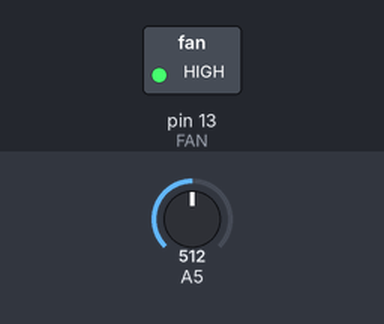
This sketch was run on a simulated Arduino Uno, built with avr-gcc and run on an emulated ATmega328P. On the bench: switched loads named in the sketch (green lamp = pin HIGH). The test bench sets the inputs (shaded band); at power-on: A5 = 512. What the sketch prints to the serial monitor is not drawn.

Above: at 1.3 s.
1.4 s: A5 set to 702
3.2 s: A5 set to 733
At 4.8 s:
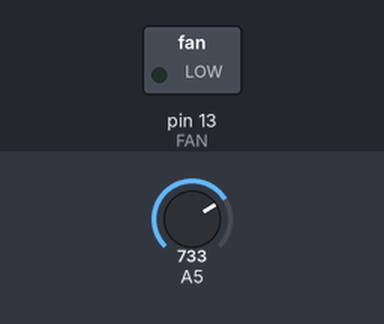
6.2 s: A5 set to 716
At 7.0 s:
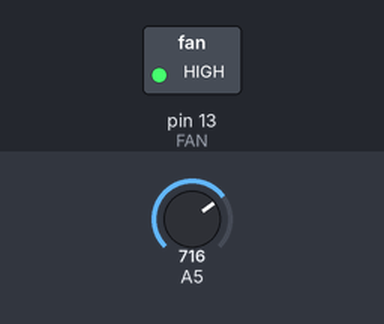
Timing chart, 0 to 9.2 s (numbered marks = the images above; inputs shaded):
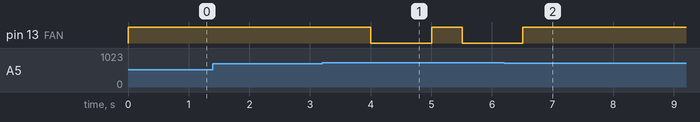

The sketch:

FAN_Control_with_Temperature.ino
```cpp
void setup() {
  pinMode(13,OUTPUT);  //FAN
  Serial.begin(9600);
}

void loop() {
  int Value = analogRead(13); //read sensor
  float voltage = Value*(5.0/1023.0); //voltage
  float temperature = (5.0- voltage)*20;

  // Print Temperature
  Serial.print("Temperature = ");
  Serial.print(temperature);

  // FAN condition
  if (temperature < 25){
    digitalWrite(13,LOW);
    Serial.println("fan is off");
    }
  else if (temperature < 30 and temperature >= 25){
    digitalWrite(13,HIGH);
    delay(500);
    digitalWrite(13,LOW);
    delay(500);
    Serial.println("fan is 50% on");
    }
  else{
    digitalWrite(13,HIGH);
    Serial.println("fan is on");
  }
  delay(500);
}
```

Measured:
- the behaviour switches between 716 and 717 on A5 (found by bisection; images 0 and 1)
- after the input at 1.4 s, every drawn part: stays the same
- after the input at 3.2 s, pin 13 (FAN): HIGH → LOW after 0.81 s, → HIGH 1.0 s later, → LOW 0.50 s later
- after the input at 6.2 s, pin 13 (FAN): goes on until 6.5 s, then stays HIGH
